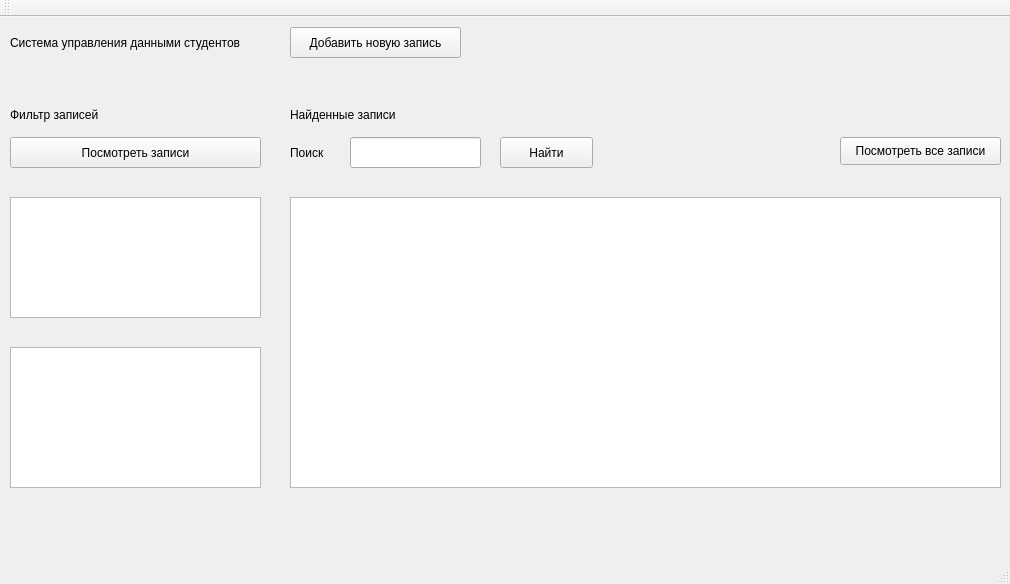
<?xml version="1.0" encoding="UTF-8"?>
<ui version="4.0">
 <class>MainWindow</class>
 <widget class="QMainWindow" name="MainWindow">
  <property name="geometry">
   <rect>
    <x>0</x>
    <y>0</y>
    <width>1010</width>
    <height>584</height>
   </rect>
  </property>
  <property name="windowTitle">
   <string>MainWindow</string>
  </property>
  <widget class="QWidget" name="centralWidget">
   <widget class="QLabel" name="label">
    <property name="geometry">
     <rect>
      <x>10</x>
      <y>15</y>
      <width>251</width>
      <height>21</height>
     </rect>
    </property>
    <property name="text">
     <string>Система управления данными студентов</string>
    </property>
   </widget>
   <widget class="QPushButton" name="createItemButton">
    <property name="geometry">
     <rect>
      <x>290</x>
      <y>10</y>
      <width>171</width>
      <height>31</height>
     </rect>
    </property>
    <property name="text">
     <string>Добавить новую запись</string>
    </property>
   </widget>
   <widget class="QLabel" name="listStatusLabel">
    <property name="geometry">
     <rect>
      <x>460</x>
      <y>60</y>
      <width>491</width>
      <height>21</height>
     </rect>
    </property>
    <property name="font">
     <font>
      <pointsize>10</pointsize>
      <weight>75</weight>
      <bold>true</bold>
     </font>
    </property>
    <property name="text">
     <string/>
    </property>
   </widget>
   <widget class="QTableView" name="tableView">
    <property name="geometry">
     <rect>
      <x>290</x>
      <y>180</y>
      <width>711</width>
      <height>291</height>
     </rect>
    </property>
    <attribute name="horizontalHeaderShowSortIndicator" stdset="0">
     <bool>true</bool>
    </attribute>
    <attribute name="verticalHeaderShowSortIndicator" stdset="0">
     <bool>true</bool>
    </attribute>
   </widget>
   <widget class="QLabel" name="label_2">
    <property name="geometry">
     <rect>
      <x>290</x>
      <y>90</y>
      <width>141</width>
      <height>16</height>
     </rect>
    </property>
    <property name="text">
     <string>Найденные записи</string>
    </property>
   </widget>
   <widget class="QLabel" name="label_3">
    <property name="geometry">
     <rect>
      <x>10</x>
      <y>90</y>
      <width>131</width>
      <height>16</height>
     </rect>
    </property>
    <property name="text">
     <string>Фильтр записей</string>
    </property>
   </widget>
   <widget class="QPushButton" name="showListButton">
    <property name="geometry">
     <rect>
      <x>10</x>
      <y>120</y>
      <width>251</width>
      <height>31</height>
     </rect>
    </property>
    <property name="text">
     <string>Посмотреть записи</string>
    </property>
   </widget>
   <widget class="QListWidget" name="listLearningProgram">
    <property name="geometry">
     <rect>
      <x>10</x>
      <y>180</y>
      <width>251</width>
      <height>121</height>
     </rect>
    </property>
   </widget>
   <widget class="QListWidget" name="listLearningYear">
    <property name="geometry">
     <rect>
      <x>10</x>
      <y>330</y>
      <width>251</width>
      <height>141</height>
     </rect>
    </property>
   </widget>
   <widget class="QLineEdit" name="searchInput">
    <property name="geometry">
     <rect>
      <x>350</x>
      <y>120</y>
      <width>131</width>
      <height>31</height>
     </rect>
    </property>
   </widget>
   <widget class="QLabel" name="label_4">
    <property name="geometry">
     <rect>
      <x>290</x>
      <y>120</y>
      <width>55</width>
      <height>31</height>
     </rect>
    </property>
    <property name="text">
     <string>Поиск</string>
    </property>
   </widget>
   <widget class="QPushButton" name="searchButton">
    <property name="geometry">
     <rect>
      <x>500</x>
      <y>120</y>
      <width>93</width>
      <height>31</height>
     </rect>
    </property>
    <property name="text">
     <string>Найти</string>
    </property>
   </widget>
   <widget class="QPushButton" name="showFullListButton">
    <property name="geometry">
     <rect>
      <x>840</x>
      <y>120</y>
      <width>161</width>
      <height>28</height>
     </rect>
    </property>
    <property name="text">
     <string>Посмотреть все записи</string>
    </property>
   </widget>
  </widget>
  <widget class="QMenuBar" name="menuBar">
   <property name="geometry">
    <rect>
     <x>0</x>
     <y>0</y>
     <width>1010</width>
     <height>26</height>
    </rect>
   </property>
  </widget>
  <widget class="QToolBar" name="mainToolBar">
   <attribute name="toolBarArea">
    <enum>TopToolBarArea</enum>
   </attribute>
   <attribute name="toolBarBreak">
    <bool>false</bool>
   </attribute>
  </widget>
  <widget class="QStatusBar" name="statusBar"/>
 </widget>
 <layoutdefault spacing="6" margin="11"/>
 <resources/>
 <connections/>
</ui>
